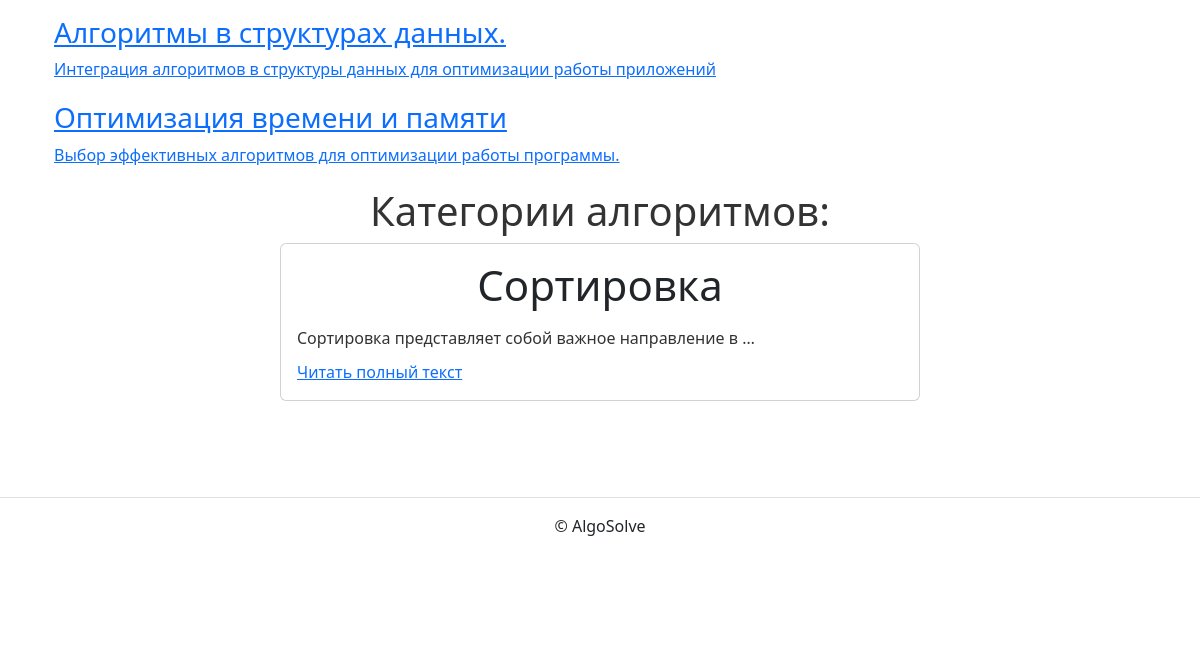
Before: /algorithms/categories/ (lower part) with the older database file.
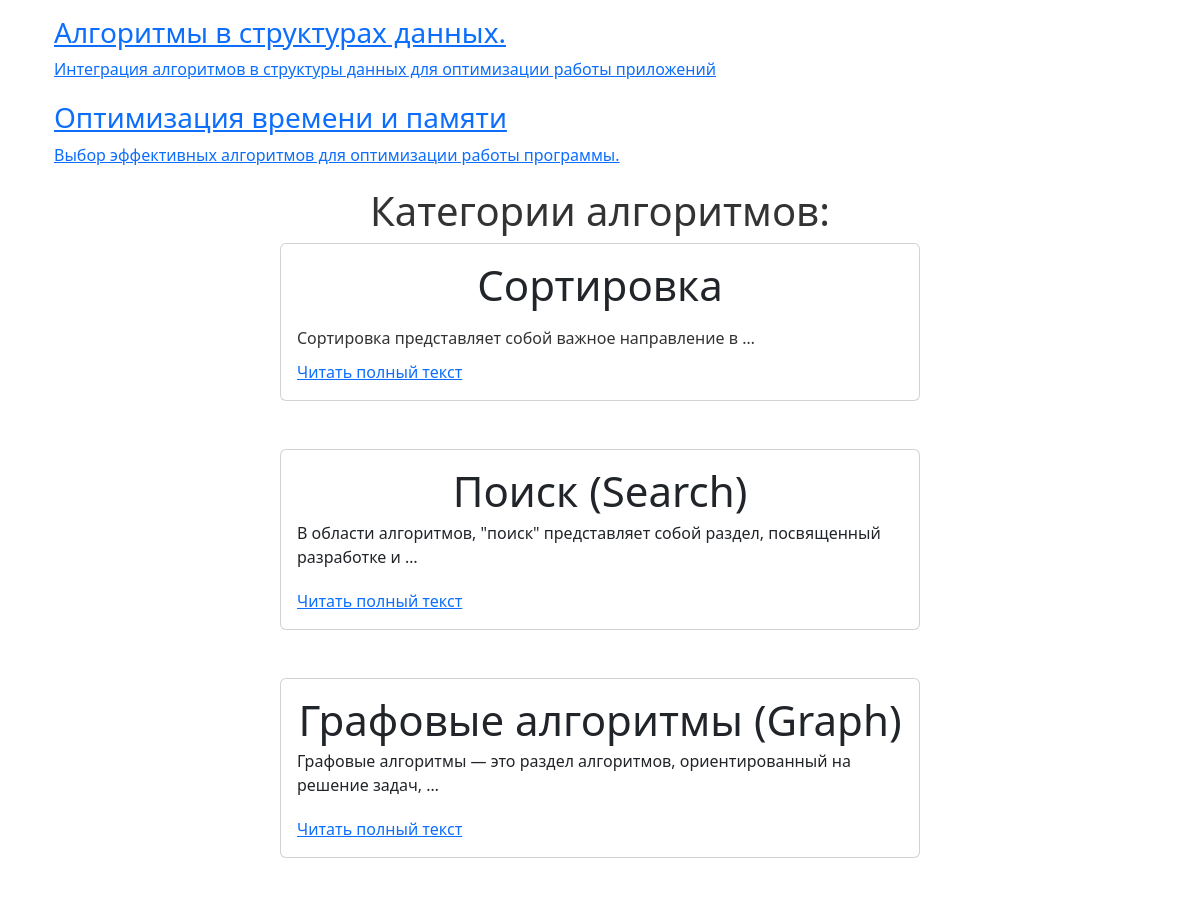
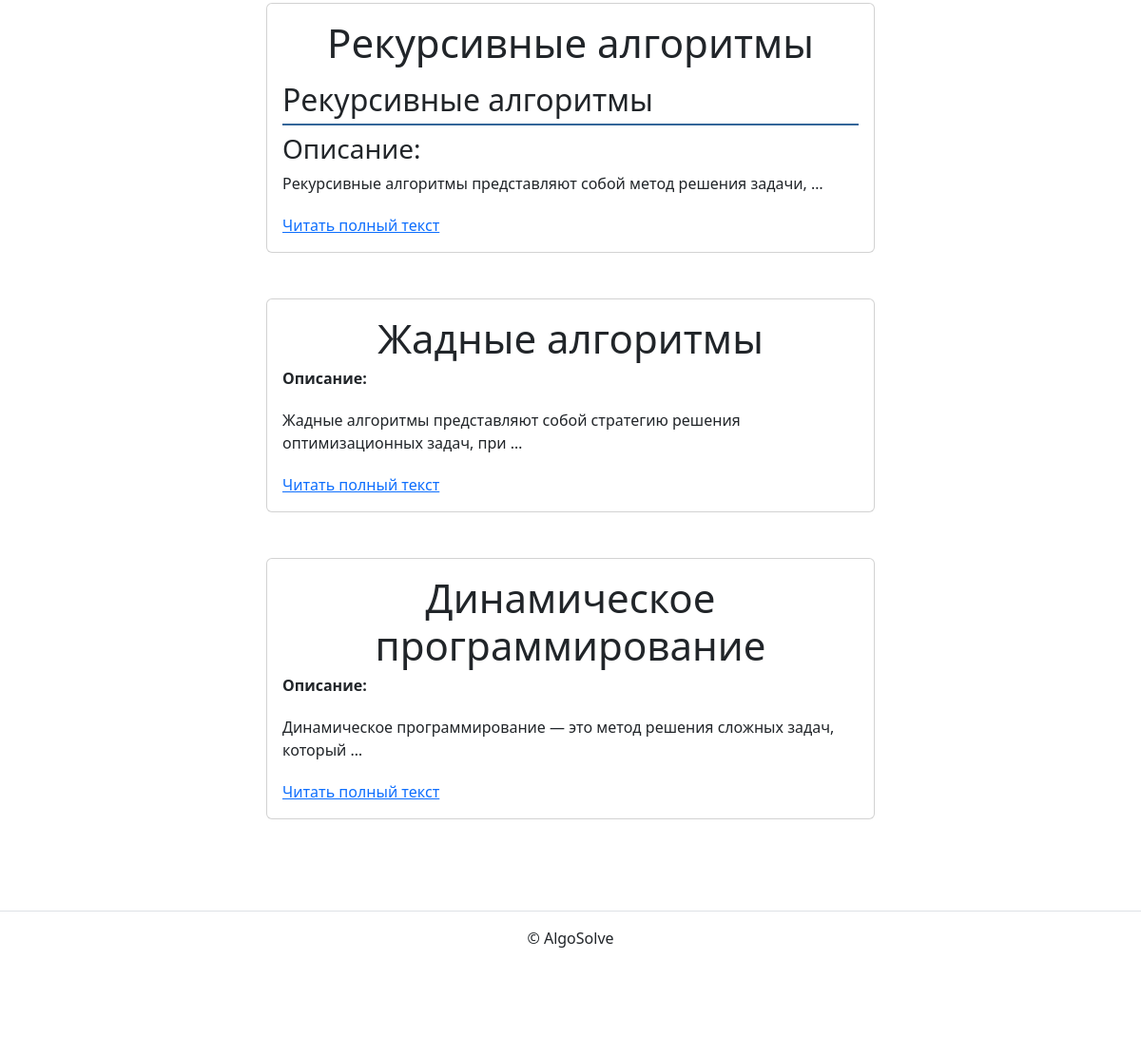
After: the same page with the newer database file (2 pictures, top to bottom).
### algorithm/models.py (models this page shows, shortened)
class BaseModel(models.Model):
    is_published = models.BooleanField(
        default=True,
        verbose_name='Опубликовано',
        help_text='Снимите галочку, чтобы скрыть публикацию.'
    )
    created_at = models.DateTimeField(
        auto_now_add=True,
        verbose_name='Добавлено'
    )
    class Meta:
        abstract = True

class Category(BaseModel):
    title = models.CharField(verbose_name='Название', max_length=256)
    description = models.TextField(verbose_name='Описание', max_length=10000)
    slug = models.SlugField(
        unique=True,
        blank=True,
        verbose_name='Идентификатор',
        help_text=('Идентификатор страницы для URL; '
                   'разрешены символы латиницы, цифры, дефис и подчёркивание.')
    )
    class Meta:
        verbose_name = 'категория'
        verbose_name_plural = 'Категории'

### algorithm/views.py (the view)
class CategoryListView(BaseView, ListView):
    model = Category
    template_name = 'algorithm/categories.html'
    def get_queryset(self):
        qs = super().get_queryset()
        return qs.filter(is_published=True)

### templates/algorithm/categories.html (shortened to what this page needs)
{% extends "base.html" %}
{% block content %}
{% include "includes/description_algorithms.html" %}
<div class='container'>
  <a href='{% url 'algorithm:algorithm-in-structure' %}'>
  <h3>Алгоритмы в структурах данных.</h3>
  <p>Интеграция алгоритмов в структуры данных для оптимизации работы приложений</p>
  </a>
</div>
<div class='container'>
  <a href='{% url 'algorithm:optimize-algorithms' %}'>
  <h3>Оптимизация времени и памяти</h3>
  <p>Выбор эффективных алгоритмов для оптимизации работы программы.</p>
  </a>
</div>
<h1 class="text-center">Категории алгоритмов:</h1>
  {% for category in object_list %}
    <article class="mb-5">
      {% include "includes/post_card.html" %}
    </article>
  {% endfor %}
{% endblock %}

### templates/includes/post_card.html (shortened to what this page needs)
<div class="col d-flex justify-content-center">
  <div class="card" style="width: 40rem;">
    <div class="card-body">
      {% if '/algorithms/categories/' in request.path %}
        <h5 class="card-title">{{ category.title }}</h5>
        <p class="card-text">{{ category.description|truncatewords:10|safe }}</p>
        <a href="{% url 'algorithm:category_detail' category.slug %}" class="card-link">Читать полный текст</a>
        {% endif %}
    </div>
  </div>
</div>

Changed rows visible on the page:
added Category: title "Поиск (Search)", description "В области алгоритмов, \"поиск\" представляет собой раздел, посвященный разработке и …"
added Category: title "Графовые алгоритмы (Graph)", description "Графовые алгоритмы — это раздел алгоритмов, ориентированный на решение задач, …"
added Category: title "Рекурсивные алгоритмы", description "Рекурсивные алгоритмы Описание: Рекурсивные алгоритмы представляют собой метод решения задачи, …"
added Category: title "Жадные алгоритмы", description "Описание: Жадные алгоритмы представляют собой стратегию решения оптимизационных задач, при …"
added Category: title "Динамическое программирование", description "Описание: Динамическое программирование — это метод решения сложных задач, который …"
